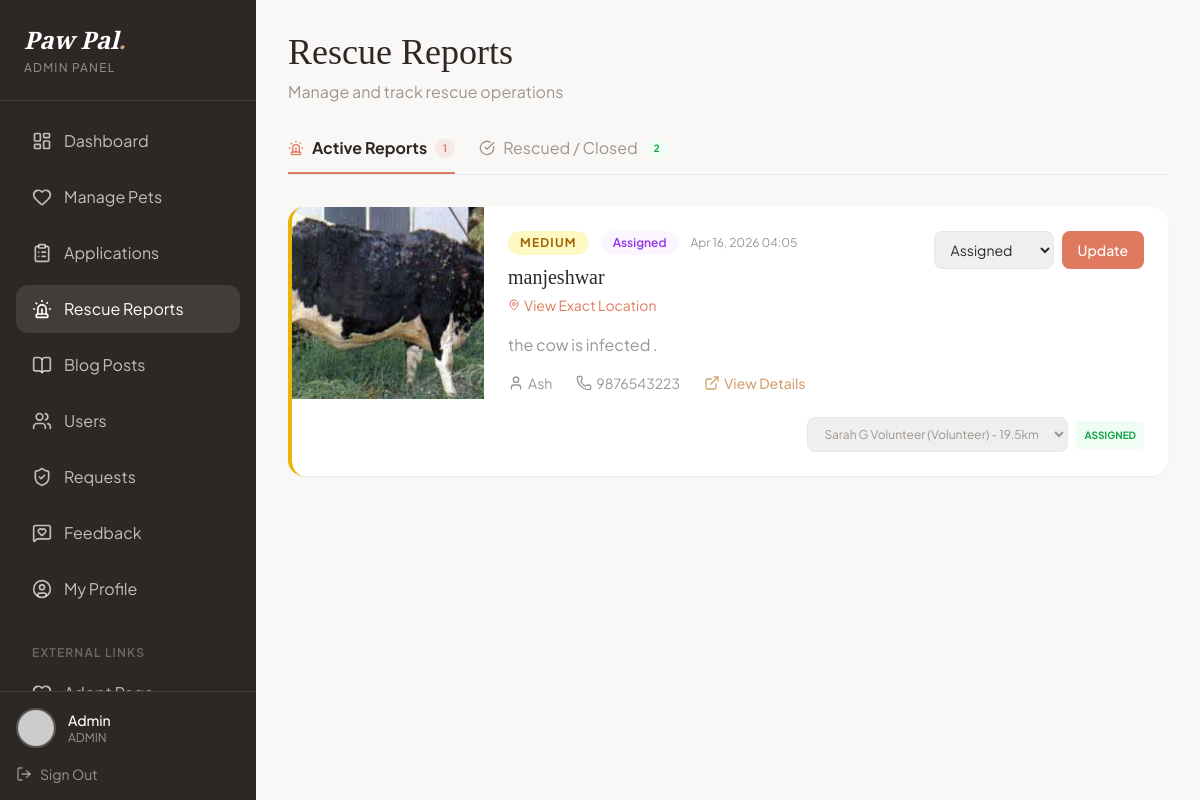
The app's page /admin/rescues.php (signed in) with its own data.
### tables this page shows
CREATE TABLE `rescue_reports` (
  `id` int(11) NOT NULL,
  `reporter_id` int(11) DEFAULT NULL,
  `reporter_name` varchar(100) DEFAULT NULL,
  `contact_phone` varchar(20) DEFAULT NULL,
  `location` varchar(255) NOT NULL,
  `latitude` decimal(10,8) DEFAULT NULL,
  `longitude` decimal(11,8) DEFAULT NULL,
  `description` text NOT NULL,
  `animal_type` varchar(50) DEFAULT NULL,
  `urgency` enum('Low','Medium','High','Critical') DEFAULT 'Medium',
  `image` varchar(255) DEFAULT NULL,
  `proof_image` varchar(255) DEFAULT NULL,
  `status` enum('Reported','Assigned','In Progress','Rescued','Closed') DEFAULT 'Reported',
  `assigned_to` int(11) DEFAULT NULL,
  `reported_at` timestamp NOT NULL DEFAULT current_timestamp(),
  `updated_at` timestamp NOT NULL DEFAULT current_timestamp() ON UPDATE current_timestamp()
);

### admin/rescues.php (the view, shortened to what this page needs)
<?php
include '../config.php';
function getDistance($lat1, $lon1, $lat2, $lon2) {
    if (!$lat1 || !$lon1 || !$lat2 || !$lon2) return 99999;
    $earthRadius = 6371;
    $dLat = deg2rad($lat2 - $lat1);
    $dLon = deg2rad($lon2 - $lon1);
    $a = sin($dLat/2) * sin($dLat/2) + cos(deg2rad($lat1)) * cos(deg2rad($lat2)) * sin($dLon/2) * sin($dLon/2);
    $c = 2 * atan2(sqrt($a), sqrt(1-$a));
    return $earthRadius * $c;
}
$rescuers = $conn->query("SELECT id, username, latitude, longitude, role FROM users WHERE role IN ('volunteer', 'rescuer')");
$rescuers_list = [];
if ($rescuers) {
    while ($r = $rescuers->fetch_assoc()) {
        $rescuers_list[] = $r;
    }
}
$activeRescues = $conn->query("SELECT * FROM rescue_reports WHERE status NOT IN ('Rescued', 'Closed') ORDER BY
                         CASE urgency
                            WHEN 'Critical' THEN 1
                            WHEN 'High' THEN 2
                            WHEN 'Medium' THEN 3
                            ELSE 4
                         END, reported_at DESC");
$resolvedRescues = $conn->query("SELECT * FROM rescue_reports WHERE status IN ('Rescued', 'Closed') ORDER BY updated_at DESC");
$activeCount = $activeRescues ? $activeRescues->num_rows : 0;
$resolvedCount = $resolvedRescues ? $resolvedRescues->num_rows : 0;
?>
<!DOCTYPE html>
<html lang="en" class="scroll-smooth">
<head>
    <script src="https://cdn.tailwindcss.com"></script>
</head>
<body class="font-sans text-paw-dark antialiased bg-paw-bg">
    <div class="flex min-h-screen">
        <?php include 'includes/sidebar.php'; ?>
        <main class="flex-1 p-8 overflow-y-auto">
            <div class="max-w-6xl mx-auto">
                <h1 class="font-serif text-4xl mb-2">Rescue Reports</h1>
                <p class="text-paw-gray mb-8">Manage and track rescue operations</p>
                <div class="flex gap-6 mb-8 border-b border-gray-200">
                    <button onclick="showTab('active')" id="tab-active"
                        class="tab-btn pb-3 border-b-2 border-paw-alert font-bold text-paw-dark transition-colors flex items-center gap-2">
                        <i data-lucide="siren" class="w-4 h-4 text-paw-alert"></i>
                        Active Reports
                        <span class="bg-paw-alert/10 text-paw-alert px-2 py-0.5 rounded-full text-[10px] font-bold">
                            <?php echo $activeCount; ?>
                        </span>
                    </button>
                    <button onclick="showTab('resolved')" id="tab-resolved"
                        class="tab-btn pb-3 border-b-2 border-transparent text-paw-gray hover:text-paw-dark transition-colors flex items-center gap-2">
                        <i data-lucide="check-circle" class="w-4 h-4"></i>
                        Rescued / Closed
                        <span class="bg-green-50 text-green-600 px-2 py-0.5 rounded-full text-[10px] font-bold">
                            <?php echo $resolvedCount; ?>
                        </span>
                    </button>
                </div>
                <div id="panel-active" class="tab-panel grid gap-6">
                    <?php if ($activeCount > 0): ?>
                        <?php while ($rescue = $activeRescues->fetch_assoc()): ?>
                            <div class="bg-white rounded-2xl shadow-sm overflow-hidden border-l-4
                                <?php echo match ($rescue['urgency']) {
                                    'Critical' => 'border-red-500',
                                    'High' => 'border-orange-500',
                                    'Medium' => 'border-yellow-500',
                                    default => 'border-gray-300'
                                }; ?>">
                                <div class="flex">
                                    <?php if ($rescue['image'] && file_exists('../uploads/rescues/' . $rescue['image'])): ?>
                                        <div class="w-48 h-48 flex-shrink-0">
                                            <img src="../uploads/rescues/<?php echo rawurlencode($rescue['image']); ?>"
                                                class="w-full h-full object-cover">
                                        </div>
                                    <?php endif; ?>
                                    <div class="flex-1 p-6">
                                        <div class="flex items-start justify-between mb-4">
                                            <div>
                                                <div class="flex items-center gap-3 mb-2">
                                                    <span class="px-3 py-1 text-xs rounded-full font-bold uppercase tracking-widest
                                                    <?php
                                                    echo match ($rescue['urgency']) {
                                                        'Critical' => 'bg-red-100 text-red-700 animate-pulse',
                                                        'High' => 'bg-orange-100 text-orange-700',
                                                        'Medium' => 'bg-yellow-100 text-yellow-700',
                                                        default => 'bg-gray-100 text-gray-700'
                                                    };
                                                    ?>">
                                                        <?php echo $rescue['urgency']; ?>
                                                    </span>
                                                    <span class="px-3 py-1 text-xs rounded-full font-semibold
                                                    <?php
                                                    echo match ($rescue['status']) {
                                                        'Reported' => 'bg-blue-50 text-blue-600',
                                                        'Assigned' => 'bg-purple-50 text-purple-600',
                                                        'In Progress' => 'bg-yellow-50 text-yellow-700',
                                                        default => 'bg-gray-100 text-gray-600'
                                                    };
                                                    ?>">
                                                        <?php echo $rescue['status']; ?>
                                                    </span>
                                                    <span class="text-xs text-paw-gray">
                                                        <?php echo date('M d, Y H:i', strtotime($rescue['reported_at'])); ?>
                                                    </span>
                                                </div>
                                                <h3 class="font-serif text-xl">
                                                    <?php echo htmlspecialchars($rescue['location']); ?>
                                                </h3>
                                                <?php if ($rescue['latitude'] && $rescue['longitude']): ?>
                                                    <a href="https://www.google.com/maps?q=<?php echo $rescue['latitude']; ?>,<?php echo $rescue['longitude']; ?>"
                                                        target="_blank"
                                                        class="inline-flex items-center gap-1 text-sm text-paw-alert hover:underline mt-1">
                                                        <i data-lucide="map-pin" class="w-3 h-3"></i> View Exact Location
                                                    </a>
                                                <?php endif; ?>
                                            </div>
                                            <form method="POST" class="flex gap-2">
                                                <select name="status"
                                                    class="text-sm border border-gray-200 rounded-lg px-3 py-2 focus:outline-none focus:border-paw-alert">
                                                    <option value="Assigned" <?php echo $rescue['status'] === 'Assigned' ? 'selected' : ''; ?>>Assigned</option>
                                                </select>
                                                <button type="submit" name="update_status"
                                                    class="px-4 py-2 bg-paw-alert text-white rounded-lg text-sm font-medium hover:bg-paw-dark transition-colors">
                                                    Update
                                                </button>
                                            </form>
                                        </div>
                                        <p class="text-paw-gray mb-4"><?php echo htmlspecialchars($rescue['description']); ?>
                                        </p>
                                        <div class="flex flex-wrap items-center gap-6 text-sm text-paw-gray">
                                            <span class="flex items-center gap-1">
                                                <i data-lucide="user" class="w-4 h-4"></i>
                                                <?php echo htmlspecialchars($rescue['reporter_name']); ?>
                                            </span>
                                            <span class="flex items-center gap-1">
                                                <i data-lucide="phone" class="w-4 h-4"></i>
                                                <?php echo htmlspecialchars($rescue['contact_phone']); ?>
                                            </span>
                                            <a href="../rescue-details.php?id=<?php echo $rescue['id']; ?>"
                                                class="flex items-center gap-1 text-paw-accent hover:text-paw-dark transition-colors font-medium">
                                                <i data-lucide="external-link" class="w-4 h-4"></i>
                                                View Details
                                            </a>
                                            <div class="ml-auto w-full md:w-auto mt-4 md:mt-0 flex items-center gap-2">
                                                <form method="POST" class="flex items-center gap-2">
                                                    <select name="rescuer_id" onchange="this.form.submit()"
                                                        class="text-xs border border-gray-200 rounded-lg px-3 py-2 focus:outline-none focus:border-paw-alert min-w-[180px]">
                                                        <?php foreach ($rescuers_list as $res):
                                                            $dist = getDistance($rescue['latitude'], $rescue['longitude'], $res['latitude'], $res['longitude']);
                                                            $isClose = $dist <= 10;
                                                            $colorClass = $isClose ? 'text-green-600 font-bold' : 'text-red-600';
                                                            $distText = $dist > 1000 ? '>1000km' : round($dist, 1) . 'km';
                                                            $isSelected = ($rescue['assigned_to'] == $res['id']) ? 'selected' : '';
                                                        ?>
                                                            <option value="<?php echo $res['id']; ?>" class="<?php echo $colorClass; ?>" <?php echo $isSelected; ?>>
                                                                <?php echo htmlspecialchars($res['username']); ?>
                                                                (<?php echo ucfirst($res['role']); ?>) - <?php echo $distText; ?>
                                                            </option>
                                                        <?php endforeach; ?>
                                                    </select>
                                                    <?php if ($rescue['assigned_to']): ?>
                                                        <span class="text-[10px] bg-green-50 text-green-600 px-2 py-1 rounded font-bold uppercase">Assigned</span>
                                                    <?php endif; ?>
                                                </form>
                                            </div>
                                        </div>
                                    </div>
                                </div>
                            </div>
                        <?php endwhile; ?>
                    <?php endif; ?>
                </div>
            </div>
        </main>
    </div>
</body>
</html>

### records on screen
rescue_reports: image (picture), urgency "MEDIUM", status "Assigned", reported_at "Apr 16, 2026 04:05", location "manjeshwar", description "the cow is infected .", reporter_name "Ash", contact_phone "9876543223", shows "ASSIGNED"

### other values on screen
$_SESSION['username'] "Admin"
$activeCount "1"
$resolvedCount "2"
form field rescuer_id "Sarah G Volunteer (Volunteer) - 19.5km"
